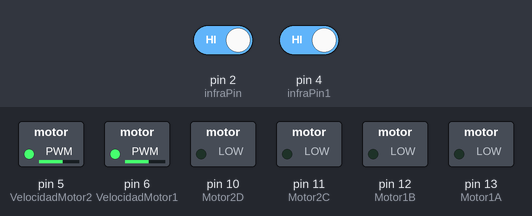
The sketch below on a simulated Arduino Uno, built with avr-gcc and run on an emulated ATmega328P. On the bench: switched loads named in the sketch (green lamp = pin HIGH). Dashed ring = blinking. The inputs (shaded band) are chosen by the test bench; at power-on: pin 2 (infraPin) HIGH, pin 4 (infraPin1) HIGH. What the sketch prints to the serial monitor is not drawn.

Above: at 2.2 s.
2.3 s: pin 2 (infraPin) driven LOW
At 3.7 s:
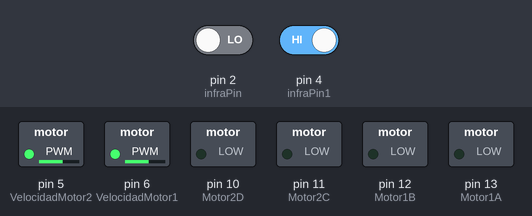
5.3 s: pin 4 (infraPin1) driven LOW
At 6.5 s:
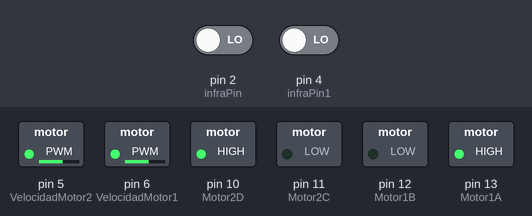
6.8 s: pin 2 (infraPin) driven HIGH
At 7.3 s:
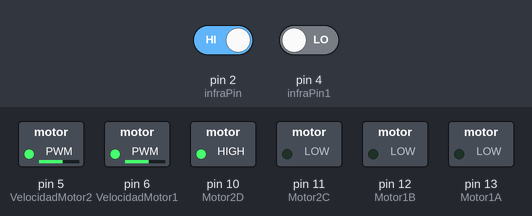
8.3 s: pin 2 (infraPin) driven LOW
At 9.4 s:
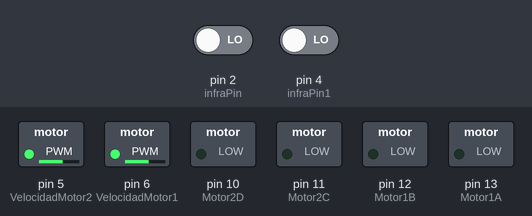
11.3 s: pin 4 (infraPin1) driven HIGH
At 12.1 s:
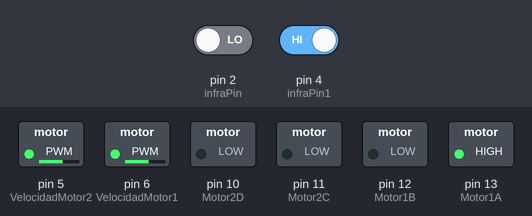
14.3 s: pin 2 (infraPin) driven HIGH and pin 4 (infraPin1) driven LOW
At 15.3 s:
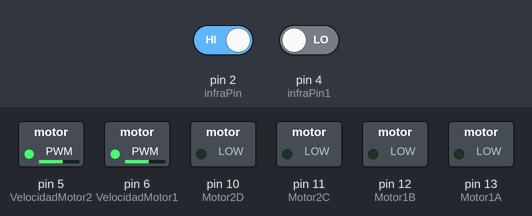
Timing chart, 0 to 64.8 s (numbered marks = the images above; inputs shaded):
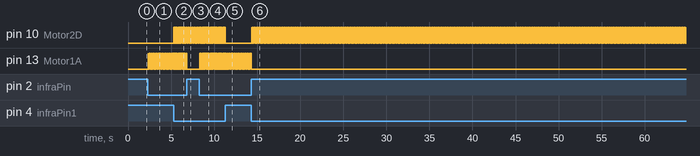

The sketch:

codigo_seguidor_lineas.ino
```cpp
// Definición pines EnA y EnB para el control de la velocidad
int VelocidadMotor1 = 6;
int VelocidadMotor2 = 5;

// Definición de los pines de control de giro de los motores In1, In2, In3 e In4
int Motor1A = 13;
int Motor1B = 12;
int Motor2C = 11;
int Motor2D = 10;

// Sensores infrarrojo - izquierdo y derecho
int infraPin  = 2;
int infraPin1 = 4;

// Variables para la captura de los valores: 0 - fondo claro y 1 - línea negra
int valorInfra = 0;
int valorInfra1 = 0;

// Configuración inicial
void setup() {
  Serial.begin(9600);

  delay(1000);

  // Establecemos modo de los pines de los sensores infrarrojo
  pinMode(infraPin, INPUT);
  pinMode(infraPin1, INPUT);

  // Establecemos modo de los pines del control de motores
  pinMode(Motor1A,OUTPUT);
  pinMode(Motor1B,OUTPUT);
  pinMode(Motor2C,OUTPUT);
  pinMode(Motor2D,OUTPUT);
  pinMode(VelocidadMotor1, OUTPUT);
  pinMode(VelocidadMotor2, OUTPUT);

  // Configuramos los dos motores a velocidad 150/255
  analogWrite(VelocidadMotor1, 150);
  analogWrite(VelocidadMotor2, 150);

  // Configuramos sentido de giro
  digitalWrite(Motor1A, LOW);
  digitalWrite(Motor1B, LOW);
  digitalWrite(Motor2C, LOW);
  digitalWrite(Motor2D, LOW);
}

// Ejecución contínua
void loop() {
  // Leemos el valor de los infrarrojo: 0 - fondo claro y 1 - línea negra
  valorInfra = digitalRead(infraPin);
  valorInfra1 = digitalRead(infraPin1);

  Serial.println(valorInfra);
  Serial.println(valorInfra1);

  // Cuatro escenarios: De frente
  if(valorInfra == 0 && valorInfra1 == 0){
    Serial.println("Ninguno en linea");

    // Modificamos sentido de giro de los motores
    digitalWrite(Motor1A, HIGH);
    digitalWrite(Motor2D, HIGH);
    delay(20);
    digitalWrite(Motor1A, LOW);
    digitalWrite(Motor2D,LOW);
    delay(20);
  }

  // El robot encuentra línea negra con el infrarrojo derecho y hay que corregir girando a la derecha
  if(valorInfra == 0 && valorInfra1 == 1){
    Serial.println("Derecho en linea");

    // Modificamos sentido de giro de los motores
    digitalWrite(Motor1A, LOW);
    digitalWrite(Motor2D,LOW);
    delay(25);
    digitalWrite(Motor1A, HIGH);
    digitalWrite(Motor2D,LOW);
    delay(20);
  }

  // El robot encuentra línea negra con el infrarrojo izquierdo y hay que corregir girando a la izquierda
  if(valorInfra == 1 && valorInfra1 == 0){
    Serial.println("Izquierdo en linea");

    // Modificamos sentido de giro de los motores
    digitalWrite(Motor1A,LOW);
    digitalWrite(Motor2D, LOW);
    delay(25);
    digitalWrite(Motor1A,LOW);
    digitalWrite(Motor2D, HIGH);
    delay(20);
  }

  // Los dos sensores infrarrojos encuentran una línea negra, el final del circuito
  if(valorInfra == 1 && valorInfra1 == 1){
    Serial.println("Ambos en linea");

    // Paramos los motores
    digitalWrite(Motor1A, LOW);
    digitalWrite(Motor1B, LOW);
    digitalWrite(Motor2C, LOW);
    digitalWrite(Motor2D, LOW);
  }
}
```

Measured:
- after the input at 2.3 s, pin 13 (Motor1A): alternates HIGH for 0.02 s and LOW for 0.03 s, starting after 0.06 s
- after the input at 5.3 s, pin 10 (Motor2D): alternates HIGH for 0.02 s and LOW for 0.02 s, starting at once
- after the input at 6.8 s, pin 13 (Motor1A): stops changing and stays LOW
- after the input at 8.3 s, pin 13 (Motor1A): alternates HIGH for 0.02 s and LOW for 0.02 s, starting at once
- after the input at 11.3 s, pin 10 (Motor2D): goes on until 11.3 s, then stays LOW
- after the input at 14.3 s, pin 10 (Motor2D): alternates HIGH for 0.02 s and LOW for 0.03 s, starting after 0.06 s; pin 13 (Motor1A): goes on until 14.3 s, then stays LOW
